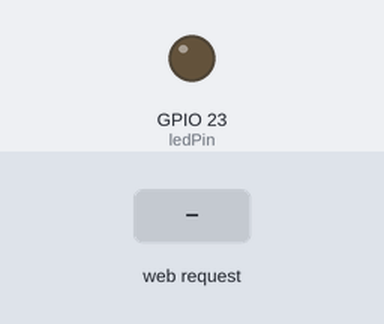
This sketch was run on a simulated ESP32. Parts: output pins drawn as LEDs (lit = HIGH). The inputs (shaded band) are chosen by the test bench. WiFi joins after 1.5 s; servers stay silent unless stated; what the sketch prints to the serial monitor is not drawn.

Above: at 2.7 s.
2.8 s: HTTP request GET /?led=on received
At 4.0 s:
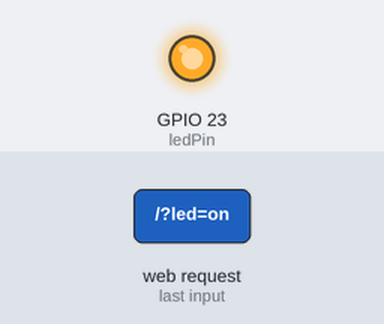
4.3 s: HTTP request GET /?led=off received
At 5.2 s:
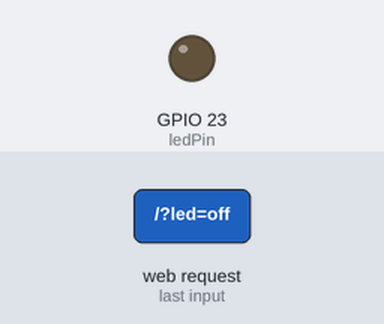
Timing chart, 0 to 7.3 s (numbered marks = the images above; inputs shaded):
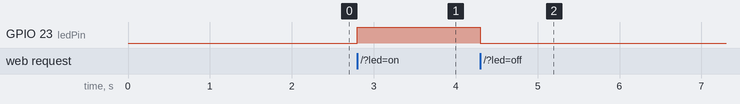

Measured:
- after the input at 2.8 s, GPIO 23 (ledPin): LOW → HIGH at once
- after the input at 4.3 s, GPIO 23 (ledPin): HIGH → LOW at once

The sketch:

lamp.ino
```cpp
#include <WiFi.h>

const char* ssid = "YOUR_WIFI_SSID";
const char* password = "YOUR_WIFI_PASSWORD";

WiFiServer server(80);
const int ledPin = 23;
bool ledState = false;

void setup() {
  pinMode(ledPin, OUTPUT);
  Serial.begin(115200);

  WiFi.begin(ssid, password);
  while (WiFi.status() != WL_CONNECTED) {
    delay(500);
    Serial.print(".");
  }

  Serial.println("\nWiFi connected. IP: ");
  Serial.println(WiFi.localIP());
  server.begin();
}

void loop() {
  WiFiClient client = server.available();
  if (client) {
    Serial.println("New Client");
    String request = client.readStringUntil('\r');
    client.read();

    if (request.indexOf("led=on") >= 0) {
      ledState = true;
    }
    if (request.indexOf("led=off") >= 0) {
      ledState = false;
    }

    digitalWrite(ledPin, ledState ? HIGH : LOW);

    client.println("HTTP/1.1 200 OK");
    client.println("Content-type:text/html");
    client.println("Connection: close");
    client.println();

    client.println("<!DOCTYPE html><html>");
    client.println("<head><title>ESP32 LED Control</title>");
    client.println("<style>");
    client.println("body { font-family: Arial; text-align: center; margin-top: 50px; background-color: #f0f0f0; }");
    client.println(".button { padding: 15px 25px; font-size: 24px; cursor: pointer; color: #fff; border: none; border-radius: 5px; margin: 10px; }");
    client.println(".on { background-color: #28a745; }");
    client.println(".off { background-color: #dc3545; }");
    client.println(".home-icon { position: absolute; top: 20px; right: 20px; font-size: 36px; text-decoration: none; color: black; }");
    client.println("</style></head><body>");

    // Add home icon
    client.println("<a class=\"home-icon\" href=\"https://fd30-73-7-194-238.ngrok-free.app/\">&#8962;</a>");

    client.println("<h1>ESP32 LED Control</h1>");
    client.print("<p>LED is currently <strong>");
    client.print(ledState ? "ON" : "OFF");
    client.println("</strong></p>");

    client.println("<a href=\"/?led=on\"><button class=\"button on\">Turn LED ON</button></a>");
    client.println("<a href=\"/?led=off\"><button class=\"button off\">Turn LED OFF</button></a>");

    client.println("</body></html>");
    client.println();

    client.stop();
  }
}
```
